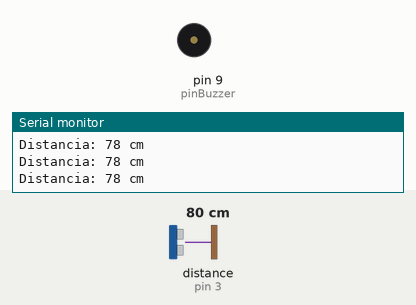
Recording of a sketch running on a simulated Arduino Uno, built with avr-gcc and run on an emulated ATmega328P. On the bench: buzzer (waves = sounding, pin HIGH), the last lines printed to the serial monitor. Wiring (inferred from the names in the program): ultrasonic range finder: trigger pin 2; echo pin 3. Inputs (shaded band) come from the test bench; at power-on: distance to the obstacle (sensor on pin 3) 80 cm. The echo pulse lasts 58.3 µs per cm; pins used as bus, display or sensor lines are not drawn.

Above: at 1.2 s.
1.3 s: distance to the obstacle (sensor on pin 3) set to 34 cm
2.8 s: distance to the obstacle (sensor on pin 3) set to 27 cm
At 4.1 s:
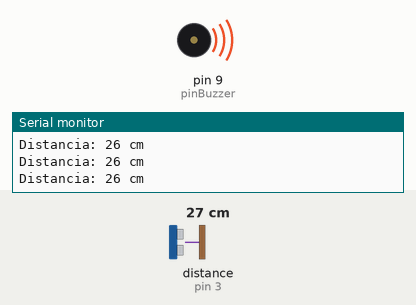
4.4 s: distance to the obstacle (sensor on pin 3) set to 35 cm
At 5.5 s:
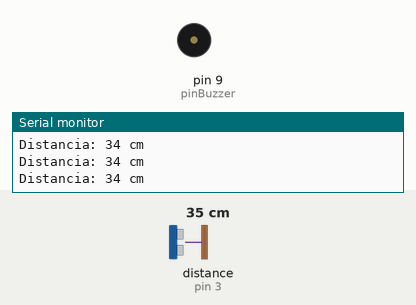
6.0 s: distance to the obstacle (sensor on pin 3) set to 2 cm
At 7.1 s:
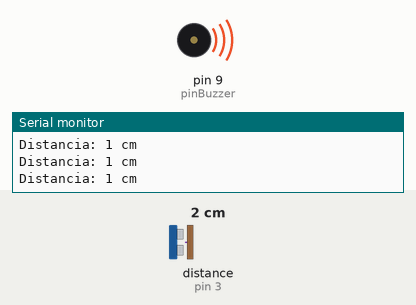
Timing chart, 0 to 8.6 s (numbered marks = the images above; inputs shaded):
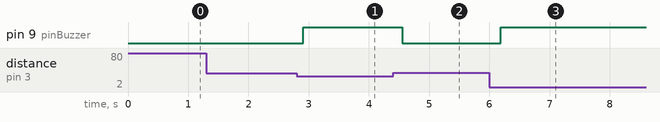

The sketch:

lentes_sensormovimiento.ino
```cpp
const int Trigger = 2;   // Pin digital 2 para el Trigger del sensor
const int Echo = 3;      // Pin digital 3 para el Echo del sensor
const int pinBuzzer = 9; // Pin del buzzer

void setup() {
  Serial.begin(9600);     // Inicializamos la comunicación
  pinMode(Trigger, OUTPUT); // Pin como salida
  pinMode(Echo, INPUT);    // Pin como entrada
  pinMode(pinBuzzer, OUTPUT); // Pin del buzzer como salida
  digitalWrite(Trigger, LOW); // Inicializamos el pin con 0
}

void loop() {
  long t; // Tiempo que demora en llegar el eco
  long d; // Distancia en centímetros

  digitalWrite(Trigger, HIGH);
  delayMicroseconds(10);          // Enviamos un pulso de 10us
  digitalWrite(Trigger, LOW);

  t = pulseIn(Echo, HIGH); // Obtenemos el ancho del pulso
  d = t / 59;              // Escalamos el tiempo a una distancia en cm

  Serial.print("Distancia: ");
  Serial.print(d);         // Enviamos serialmente el valor de la distancia
  Serial.print(" cm");
  Serial.println();
  delay(100);              // Hacemos una pausa de 100 ms

  if (d < 30) {
    digitalWrite(pinBuzzer, HIGH); // Encender buzzer
  } else {
    digitalWrite(pinBuzzer, LOW);  // Apagar buzzer
  }
}
```

Measured:
- the behaviour switches between 31 and 30 cm on distance to the obstacle (sensor on pin 3) (found by bisection; images 0 and 1)
- after the input at 2.8 s, pin 9 (pinBuzzer): LOW → HIGH after 0.11 s
- after the input at 4.4 s, pin 9 (pinBuzzer): HIGH → LOW after 0.15 s
- after the input at 6.0 s, pin 9 (pinBuzzer): LOW → HIGH after 0.19 s
